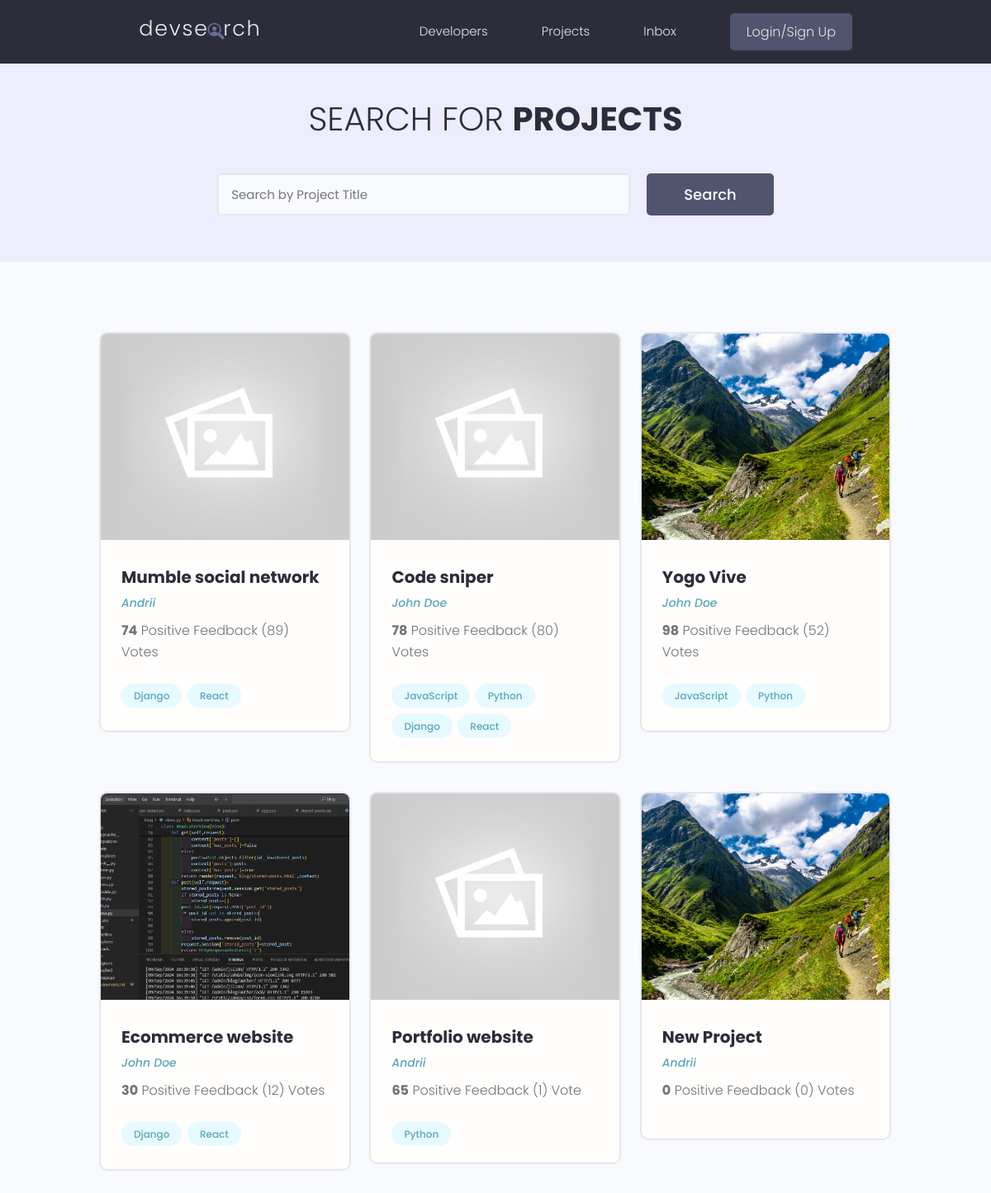
/projects/, run on the app's committed database.
### projects/models.py (models this page shows, shortened)
class Project(models.Model):
    owner = models.ForeignKey(Profile,null=True,blank=True,on_delete=models.SET_NULL)
    title=models.CharField(max_length=200)
    description=models.TextField(null=True,blank=True)
    featured_img=models.ImageField(null=True,blank=True,default='default.jpg')
    demo_link=models.CharField(max_length=2000,null=True,blank=True)
    source_link=models.CharField(max_length=2000,null=True,blank=True)
    tags=models.ManyToManyField('Tag',blank=True)
    vote_total=models.IntegerField(default=0,null=True,blank=True)
    vote_ratio=models.IntegerField(default=0,null=True,blank=True)
    created=models.DateTimeField(auto_now_add=True)
    id = models.UUIDField(default=uuid.uuid4,unique=True,primary_key=True,editable=False)

class Tag(models.Model):
    name=models.CharField(max_length=200)
    created=models.DateTimeField(auto_now_add=True)
    id = models.UUIDField(default=uuid.uuid4,unique=True,primary_key=True,editable=False)
    def __str__(self):
        return self.name

### users/models.py (models this page shows, shortened)
class Profile(models.Model):
    user = models.OneToOneField(User, on_delete=models.CASCADE, null=True, blank=True)
    name = models.CharField(max_length=200, blank=True, null=True)
    email = models.EmailField(max_length=500, blank=True, null=True)
    username = models.CharField(max_length=200, blank=True, null=True)
    location = models.CharField(max_length=200, blank=True, null=True)
    short_intro = models.CharField(max_length=200, blank=True, null=True)
    bio = models.TextField(blank=True, null=True)
    profile_image = models.ImageField(null=True, blank=True, upload_to='profiles/', default="profiles/user-default.png")
    social_github = models.CharField(max_length=200, blank=True, null=True)
    social_twitter = models.CharField(max_length=200, blank=True, null=True)
    social_linkedin = models.CharField(max_length=200, blank=True, null=True)
    social_youtube = models.CharField(max_length=200, blank=True, null=True)
    social_website = models.CharField(max_length=200, blank=True, null=True)
    created=models.DateTimeField(auto_now_add=True)
    id = models.UUIDField(default=uuid.uuid4,unique=True,primary_key=True,editable=False)

### projects/views.py (the view)
# urls.py: path('projects/',include('projects.urls')),
def projects(request):
    projects=Project.objects.all()
    context={
        'projects':projects
    }
    return render(request,'projects/projects.html',context)

### projects/templates/projects/projects.html (shortened to what this page needs)
{% extends "main.html" %}
    {% block content %}
  <main class="projects">
    <section class="hero-section text-center">
      <div class="container container--narrow">
        <div class="hero-section__box">
          <h2>Search for <span>Projects</span></h2>
        </div>
        <div class="hero-section__search">
          <form class="form" action="#" method="get">
            <div class="form__field">
              <input class="input input--text" id="formInput#search" type="text" name="text"
                placeholder="Search by Project Title" />
            </div>
            <input class="btn btn--sub btn--lg" type="submit" value="Search" />
          </form>
        </div>
      </div>
    </section>
    <section class="projectsList">
      <div class="container">
        <div class="grid grid--three">
        {% for project in projects %}
          <div class="column">
            <div class="card project">
              <a href="{% url "project" project.id %}" class="project">
                <img class="project__thumbnail" src="{{ project.featured_img.url }}" alt="project thumbnail" />
                <div class="card__body">
                  <h3 class="project__title">{{project.title}}</h3>
                  <p><a class="project__author" href="{% url 'user-profile' project.owner.id %}">{{ project.owner.name }}</a></p>
                  <p class="project--rating">
                    <span style="font-weight: bold;">{{project.vote_ratio}}</span> Positive
                    Feedback ({{project.vote_total}}) Vote{{project.vote_total|pluralize:'s'}}
                  </p>
                  <div class="project__tags">
                    {% for tag in project.tags.all %}
                    <span class="tag tag--pill tag--main">
                      <small>{{ tag }}</small>
                    </span>
                    {% endfor %}
                  </div>
                </div>
              </a>
            </div>
          </div>
          {% endfor %}
        </div>
      </div>
    </section>
  </main>
    {% endblock %}

### static/styles/app.css (style rules this page uses)
:root { --color-sub: #2d2d39; }
.btn--sub { background-color: var(--color-sub-light); }
.card { border: 2px solid var(--color-light); }
img { width: 100%; }
.hero-section { height: 40vh; display: flex; align-items: center; background-color: var(--color-sub); }
.hero-section__box { margin-bottom: 4rem; }
.hero-section__box > h2, .hero-section__box > h2 > span { font-size: 4rem; color: var(--color-light); line-height: 1.3; text-transform: uppercase; }
.hero-section__box > h2 { font-weight: 300; }
.hero-section__box > h2 > span { font-weight: 700; }
.hero-section__search > .form { display: flex; align-items: center; justify-content: center; gap: 2rem; }
.hero-section__search > .form input.input--text { width: 50rem; }
.project__author { font-size: 1.4rem; font-style: italic; }
.project--rating { margin-bottom: 1.6em; margin-top: .5em; }
.projects > .hero-section { background: var(--color-sub-lighter); height: 30vh; }
.projects .hero-section__box { margin-bottom: 2.5rem; }
.projects .hero-section__box > h2 { color: var(--color-sub); }
.projects .hero-section__box > h2 > span { font-weight: 700; color: var(--color-sub); }
.projectsList { margin-top: 8rem; }
.project__thumbnail { height: 25rem; object-fit: cover; object-position: top center; }
.project__title { font-size: 2rem; font-weight: 700; color: var(--color-sub); }

### static/uikit/styles/modules/_variables.css (style rules this page uses)
:root { --color-main: #5aa5b9; --color-main-light: #e6faff; --color-sub: #3f4156; --color-sub-light: #51546e; --color-sub-lighter: #ededfd; --color-text: #737373; --color-gray: #8b8b8b; --color-light: #e5e7eb; --color-light-gray: #767676; --color-bg: #f8fafd; --color-white: #fffefd; --color-white-light: #f3f3f3; --color-success: #359e64; --color-success-bg: #def8e8; --color-error: #fc4b0b; --color-error-bg: #fff2ee; --font-base: 'Poppins', arial, helvetica, 'Segoe UI', roboto, ubuntu, sans-serif; --font-monospace: 'Fira Code', 'Courier New', courier, monospace; --font-regular: 300; --font-medium: 500; --font-bold: 700; --generic-shadow: 1px 1px 5px #00000010; --generic-transition: all 0.3s ease-in-out; }

### static/uikit/styles/modules/_base.css (style rules this page uses)
* { margin: 0; padding: 0; box-sizing: border-box; text-rendering: optimizeLegibility; color: inherit; font-size: inherit; }
html { font-size: 50%; }
@media only screen and (min-width: 480px) { html { font-size: 56.25%; } }
@media only screen and (min-width: 1200px) { html { font-size: 62.5%; } }
body { line-height: 1.6; font-weight: 400; font-size: 1.5rem; color: var(--color-text); background-color: var(--color-bg); min-height: 100vh; }

### static/uikit/styles/modules/_typography.css (style rules this page uses)
* { font-family: var(--font-base); }
h2 { font-size: 3.6rem; font-weight: var(--font-bold); }
h3 { font-size: 3.2rem; font-weight: var(--font-medium); }
p, span, strong { font-size: 1.6rem; color: var(--color-text); font-weight: var(--font-regular); }
a { padding-bottom: 2px; text-decoration: none; display: inline-block; color: var(--color-main); font-weight: var(--font-medium); }

### static/uikit/styles/modules/_utilities.css (style rules this page uses)
.container { width: 92%; max-width: 165rem; margin: 0 auto; box-sizing: border-box; }
.container--narrow { width: 92%; max-width: 120rem; }
@media screen and (min-width: 1000px) { .container { width: 90%; } }
@media screen and (min-width: 1000px) { .container--narrow { width: 85%; } }
@media screen and (min-width: 1200px) { .container { width: 80%; } }
@media screen and (min-width: 1200px) { .container--narrow { width: 72%; } }
.text-center { text-align: center; }

### static/uikit/styles/modules/_button.css (style rules this page uses)
.btn { display: inline-block; position: relative; cursor: pointer; background-color: var(--color-light); font-weight: var(--font-medium); color: var(--color-sub); text-decoration: none; padding: 1rem 2rem; border-radius: 0.5rem; border: none; width: -webkit-fit-content; width: -moz-fit-content; width: fit-content; height: -webkit-fit-content; height: -moz-fit-content; height: fit-content; font-size: 1.6rem; outline-width: 0; outline-color: transparent; -webkit-backface-visibility: hidden; backface-visibility: hidden; transition: all 0.3s ease-in-out; }
.btn--sub { background-color: var(--color-sub); color: var(--color-white); }
.btn--lg { font-size: 1.8rem; padding: 1.2rem 4.5rem; }

### static/uikit/styles/modules/_card.css (style rules this page uses)
.card { border-radius: 1rem; background-color: var(--color-white); border: 1.5px solid var(--color-light); width: auto; height: auto; margin-top: 0.5rem; margin-bottom: 0.5rem; overflow: hidden; }
.card__body, .card__header { padding: 2rem 2.5rem; }

### data on the page
Project: featured_img (placeholder picture), title "Mumble social network", owner.name "Andrii", vote_ratio "74", vote_total "89"
Tag: name "Django"
Tag: name "React"
Project: featured_img (placeholder picture), title "Code sniper", owner.name "John Doe", vote_ratio "78", vote_total "80"
Tag: name "JavaScript"
Tag: name "Python"
Project: featured_img (picture), title "Yogo Vive", owner.name "John Doe", vote_ratio "98", vote_total "52"
Project: featured_img (picture), title "Ecommerce website", owner.name "John Doe", vote_ratio "30", vote_total "12"
Project: featured_img (placeholder picture), title "Portfolio website", owner.name "Andrii", vote_ratio "65", vote_total "1"
Project: featured_img (picture), title "New Project", owner.name "Andrii", vote_ratio "0", vote_total "0"
